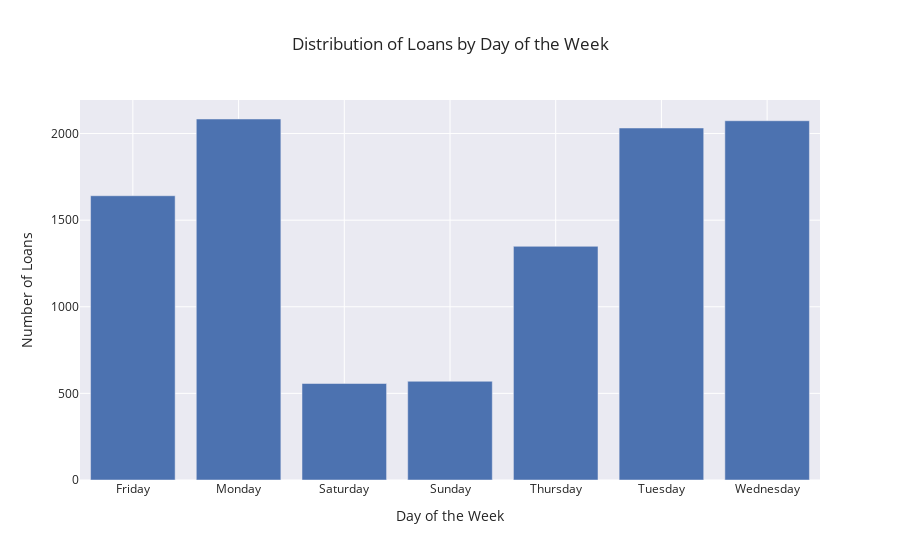

Notebook cell for this chart:
### Markdown cell above
**3. Issue Date Analysis**

We will create a bar chart to show the distribution of loans based on the day of the week. This will help us analyze if there are any specific days when loans are more frequently issued.

### Code cell
# Data wrangling: Count the number of loans issued per weekday
weekday_counts = loan['issue_weekday'].value_counts().sort_index()

# Create a bar chart for loan distribution by day of the week
px.bar(
    weekday_counts,
    x=weekday_counts.index,
    y=weekday_counts.values,
    labels={
        'issue_weekday': 'Day of the Week',
        'y': 'Number of Loans'
    },
    title='Distribution of Loans by Day of the Week',
    template="seaborn"
)

### Figure 1 — Plotly figure (JSON) as saved in the notebook; plotly's stock layout.template omitted (floating-point values rounded to 4 significant figures)
{"data": [{"alignmentgroup": "True", "hovertemplate": "Day of the Week=%{x}<br>Number of Loans=%{y}<extra></extra>", "legendgroup": "", "marker": {"color": "rgb(76,114,176)", "pattern": {"shape": ""}}, "name": "", "offsetgroup": "", "orientation": "v", "showlegend": false, "textposition": "auto", "type": "bar", "x": ["Friday", "Monday", "Saturday", "Sunday", "Thursday", "Tuesday", "Wednesday"], "xaxis": "x", "y": [1641, 2084, 557, 570, 1349, 2032, 2074], "yaxis": "y"}], "layout": {"barmode": "relative", "legend": {"tracegroupgap": 0}, "title": {"text": "Distribution of Loans by Day of the Week"}, "xaxis": {"anchor": "y", "domain": [0, 1], "title": {"text": "Day of the Week"}}, "yaxis": {"anchor": "x", "domain": [0, 1], "title": {"text": "Number of Loans"}}}}
